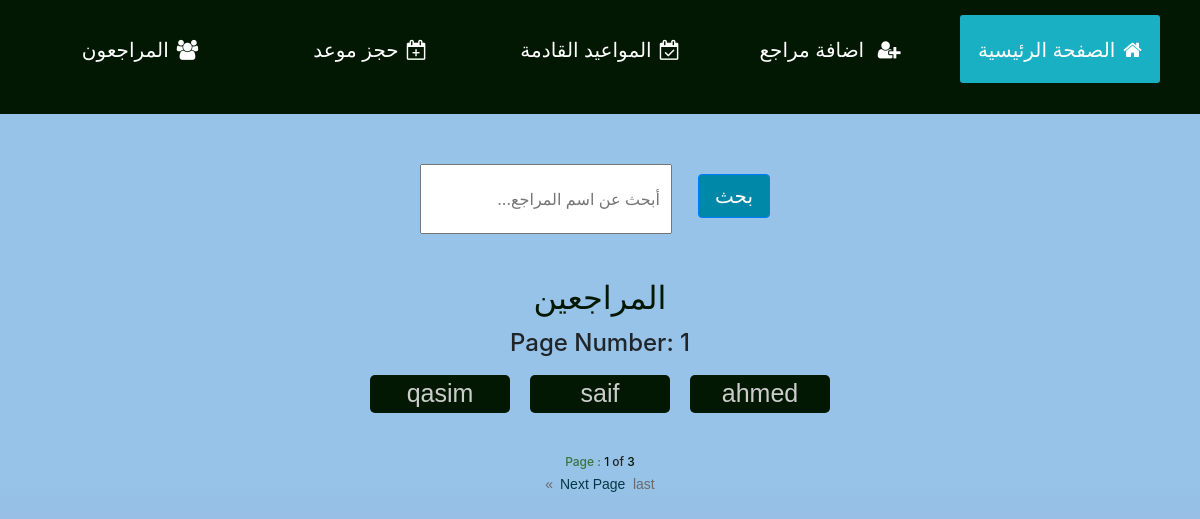
/all_patients (signed in), run on an earlier commit of the app's database.
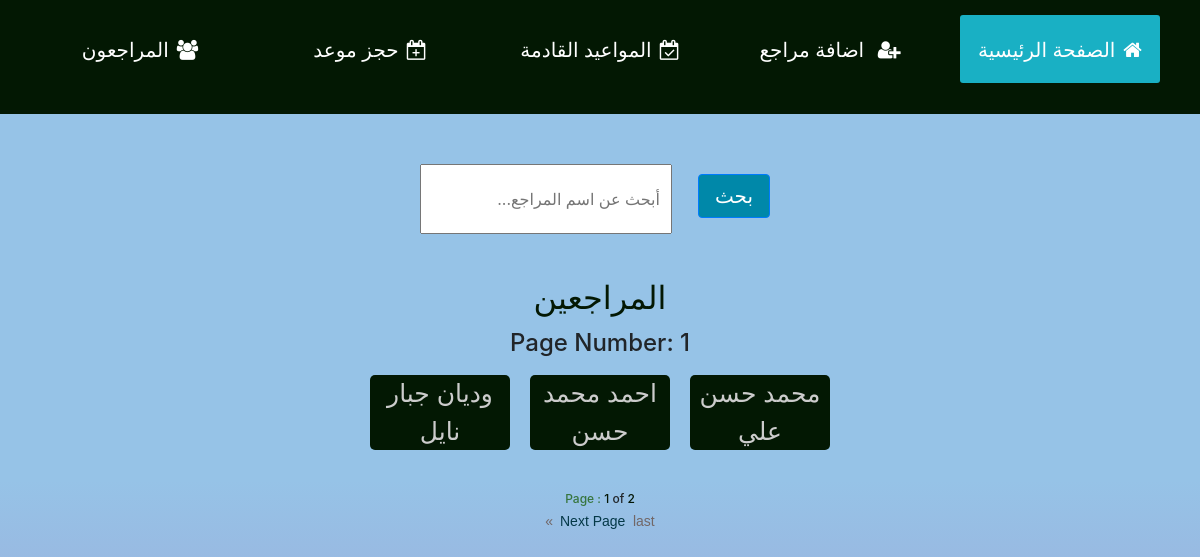
And on a later commit of the database.
### dentist/models.py (models this page shows, shortened)
class Patients(models.Model):
    male = "m"
    female = "f"
    gender_type = [
        (male, "m"),
        (female, "f")
    ]
    name = models.CharField(max_length=64)
    age = models.IntegerField(null=True)
    gender = models.CharField(max_length=2, choices=gender_type, default=female, null=True, blank=True)
    contact_number = models.IntegerField(null=True, blank=True)
    remaining_amount = models.IntegerField(default=0)
    date_created = models.DateTimeField(auto_now_add=True)

### dentist/views.py (the view)
# urls.py: path('all_patients', views.all_patients, name="all_patients"),
@login_required()
def all_patients(request):
    patients = Patients.objects.all()
    paginator = Paginator(patients, 3)
    page_number= request.GET.get('page')
    pages = paginator.get_page(page_number)
    return render(request, 'dentist/patients.html',{
        "patients": patients,
        "pages": pages
    })

### dentist/templates/dentist/patients.html (shortened to what this page needs)
{% extends 'dentist/layout.html' %}
{% load static %}
{% block content %}
<div class="search__wrapper">
    <form action="{% url 'search' %}" method="GET">
        <input type="text" class="search__box"  name="search" placeholder="أبحث عن اسم المراجع...">
        <input type="submit" class="btn btn-primary" value="بحث">
    </form>
</div>
<div class="patients_wrapper">
    <div class="list_of_names">
        <h2>المراجعين</h2>
    </div>
    <div class="page_no">
        <h4>Page Number: {{pages.number}}</h4>
    </div>
    <div class="patients__list">
        {% for patient in pages.object_list %}
            <div class="patient_item">
                <a href="{% url 'patient' patient.id %}"> {{patient.name}}</a>
            </div>
        {% endfor %}
    </div>
</div>
<div class="page_links">
    <div class="current">
       <span id="page_word">Page :</span> <span class="num">{{ pages.number }}</span>  of <span class="num">{{ pages.paginator.num_pages}}</span>
    </div>
    {% if pages.has_next %}
    <a href="{% url 'all_patients' %}?page={{ pages.next_page_number }}" id="next_1">Next Page</a>
    <a href="{% url 'all_patients' %}?page={{ pages.paginator.num_pages }}" id="last_1">last &raquo;</a>
    {% endif %}
</div>
{% endblock%}

What changed in the data, as far as the page shows it:
removed Patients: name "ahmed"
removed Patients: name "saif"
removed Patients: name "qasim"
added Patients: name "محمد حسن علي"
added Patients: name "احمد محمد حسن"
added Patients: name "وديان جبار نايل"
Also different on the page:
{{ pages.paginator.num_pages }}: "3" → "2"
